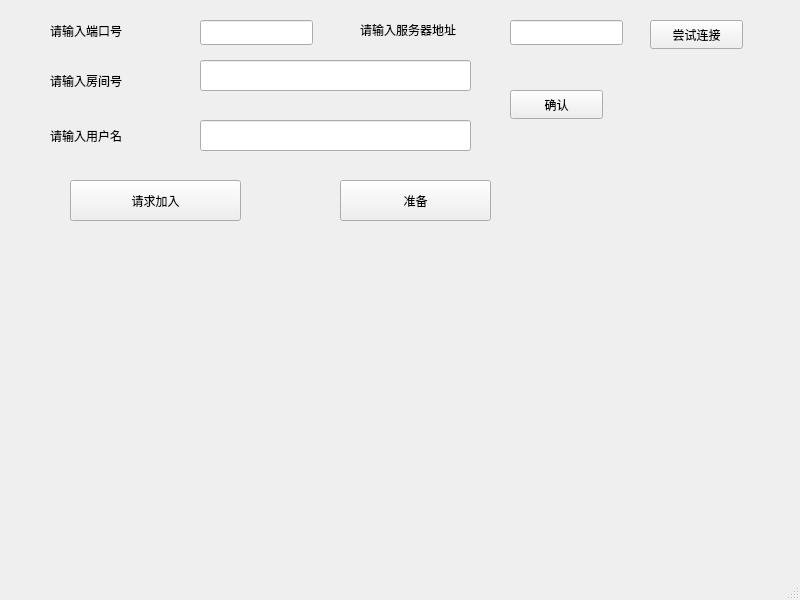
<?xml version="1.0" encoding="UTF-8"?>
<ui version="4.0">
 <class>Room</class>
 <widget class="QMainWindow" name="Room">
  <property name="geometry">
   <rect>
    <x>0</x>
    <y>0</y>
    <width>800</width>
    <height>600</height>
   </rect>
  </property>
  <property name="windowTitle">
   <string>MainWindow</string>
  </property>
  <widget class="QWidget" name="centralwidget">
   <widget class="QLabel" name="label_name">
    <property name="geometry">
     <rect>
      <x>50</x>
      <y>120</y>
      <width>101</width>
      <height>31</height>
     </rect>
    </property>
    <property name="text">
     <string>请输入用户名</string>
    </property>
   </widget>
   <widget class="QLineEdit" name="lineEdit_name">
    <property name="geometry">
     <rect>
      <x>200</x>
      <y>120</y>
      <width>271</width>
      <height>31</height>
     </rect>
    </property>
   </widget>
   <widget class="QLabel" name="label_room">
    <property name="geometry">
     <rect>
      <x>50</x>
      <y>50</y>
      <width>121</width>
      <height>61</height>
     </rect>
    </property>
    <property name="text">
     <string>请输入房间号</string>
    </property>
   </widget>
   <widget class="QPushButton" name="Join">
    <property name="geometry">
     <rect>
      <x>70</x>
      <y>180</y>
      <width>171</width>
      <height>41</height>
     </rect>
    </property>
    <property name="text">
     <string>请求加入</string>
    </property>
   </widget>
   <widget class="QLineEdit" name="lineEdit_room">
    <property name="geometry">
     <rect>
      <x>200</x>
      <y>60</y>
      <width>271</width>
      <height>31</height>
     </rect>
    </property>
   </widget>
   <widget class="QPushButton" name="Ready">
    <property name="geometry">
     <rect>
      <x>340</x>
      <y>180</y>
      <width>151</width>
      <height>41</height>
     </rect>
    </property>
    <property name="text">
     <string>准备</string>
    </property>
   </widget>
   <widget class="QLabel" name="Player1_name">
    <property name="geometry">
     <rect>
      <x>50</x>
      <y>250</y>
      <width>69</width>
      <height>20</height>
     </rect>
    </property>
    <property name="text">
     <string/>
    </property>
   </widget>
   <widget class="QLabel" name="Player1_state">
    <property name="geometry">
     <rect>
      <x>390</x>
      <y>250</y>
      <width>69</width>
      <height>20</height>
     </rect>
    </property>
    <property name="text">
     <string/>
    </property>
   </widget>
   <widget class="QLabel" name="Player2_name">
    <property name="geometry">
     <rect>
      <x>50</x>
      <y>300</y>
      <width>69</width>
      <height>20</height>
     </rect>
    </property>
    <property name="text">
     <string/>
    </property>
   </widget>
   <widget class="QLabel" name="Player2_state">
    <property name="geometry">
     <rect>
      <x>390</x>
      <y>300</y>
      <width>69</width>
      <height>20</height>
     </rect>
    </property>
    <property name="text">
     <string/>
    </property>
   </widget>
   <widget class="QLabel" name="Player4_name">
    <property name="geometry">
     <rect>
      <x>50</x>
      <y>390</y>
      <width>69</width>
      <height>20</height>
     </rect>
    </property>
    <property name="text">
     <string/>
    </property>
   </widget>
   <widget class="QLabel" name="Player3_state">
    <property name="geometry">
     <rect>
      <x>390</x>
      <y>340</y>
      <width>69</width>
      <height>20</height>
     </rect>
    </property>
    <property name="text">
     <string/>
    </property>
   </widget>
   <widget class="QLabel" name="Player4_state">
    <property name="geometry">
     <rect>
      <x>390</x>
      <y>390</y>
      <width>69</width>
      <height>20</height>
     </rect>
    </property>
    <property name="text">
     <string/>
    </property>
   </widget>
   <widget class="QLabel" name="Player3_name">
    <property name="geometry">
     <rect>
      <x>50</x>
      <y>340</y>
      <width>69</width>
      <height>20</height>
     </rect>
    </property>
    <property name="text">
     <string/>
    </property>
   </widget>
   <widget class="QLabel" name="Player6_name">
    <property name="geometry">
     <rect>
      <x>50</x>
      <y>490</y>
      <width>69</width>
      <height>20</height>
     </rect>
    </property>
    <property name="text">
     <string/>
    </property>
   </widget>
   <widget class="QLabel" name="Player5_state">
    <property name="geometry">
     <rect>
      <x>390</x>
      <y>440</y>
      <width>69</width>
      <height>20</height>
     </rect>
    </property>
    <property name="text">
     <string/>
    </property>
   </widget>
   <widget class="QLabel" name="Player6_state">
    <property name="geometry">
     <rect>
      <x>390</x>
      <y>490</y>
      <width>69</width>
      <height>20</height>
     </rect>
    </property>
    <property name="text">
     <string/>
    </property>
   </widget>
   <widget class="QLabel" name="Player5_name">
    <property name="geometry">
     <rect>
      <x>50</x>
      <y>440</y>
      <width>69</width>
      <height>20</height>
     </rect>
    </property>
    <property name="text">
     <string/>
    </property>
   </widget>
   <widget class="QPushButton" name="pushButton">
    <property name="geometry">
     <rect>
      <x>510</x>
      <y>90</y>
      <width>93</width>
      <height>29</height>
     </rect>
    </property>
    <property name="text">
     <string>确认</string>
    </property>
   </widget>
   <widget class="QLineEdit" name="lineEdit_Port">
    <property name="geometry">
     <rect>
      <x>200</x>
      <y>20</y>
      <width>113</width>
      <height>25</height>
     </rect>
    </property>
   </widget>
   <widget class="QLabel" name="label">
    <property name="geometry">
     <rect>
      <x>50</x>
      <y>10</y>
      <width>111</width>
      <height>41</height>
     </rect>
    </property>
    <property name="text">
     <string>请输入端口号</string>
    </property>
   </widget>
   <widget class="QLabel" name="label_2">
    <property name="geometry">
     <rect>
      <x>360</x>
      <y>19</y>
      <width>131</width>
      <height>21</height>
     </rect>
    </property>
    <property name="text">
     <string>请输入服务器地址</string>
    </property>
   </widget>
   <widget class="QLineEdit" name="lineEdit_Host">
    <property name="geometry">
     <rect>
      <x>510</x>
      <y>20</y>
      <width>113</width>
      <height>25</height>
     </rect>
    </property>
   </widget>
   <widget class="QPushButton" name="pushButton_2">
    <property name="geometry">
     <rect>
      <x>650</x>
      <y>20</y>
      <width>93</width>
      <height>29</height>
     </rect>
    </property>
    <property name="text">
     <string>尝试连接</string>
    </property>
   </widget>
  </widget>
  <widget class="QMenuBar" name="menubar">
   <property name="geometry">
    <rect>
     <x>0</x>
     <y>0</y>
     <width>800</width>
     <height>26</height>
    </rect>
   </property>
  </widget>
  <widget class="QStatusBar" name="statusbar"/>
 </widget>
 <resources/>
 <connections/>
</ui>
